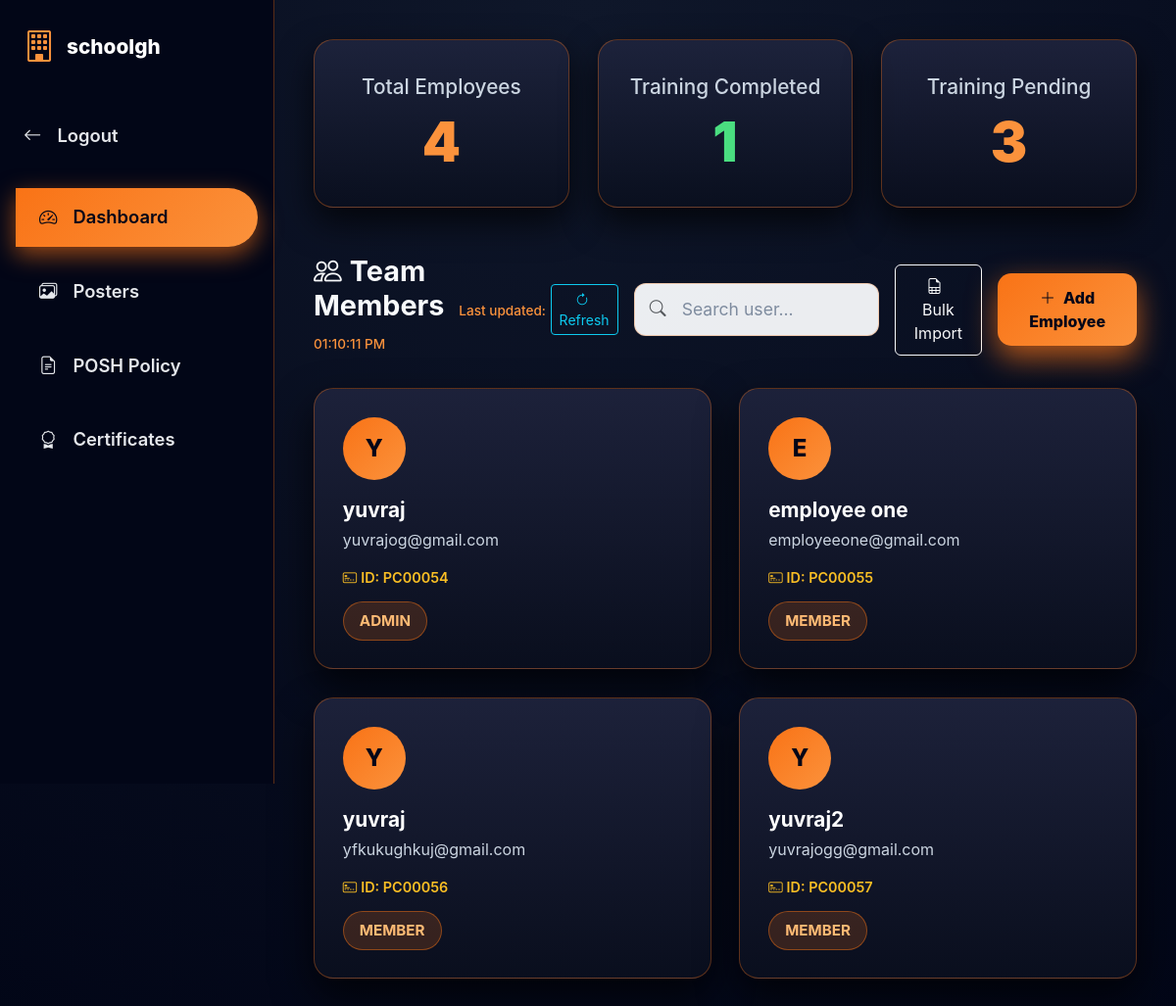
/dashboard/company/ (signed in), run on the app's committed database.
### home/models.py (models this page shows, shortened)
class Organization(models.Model):
    ORG_TYPE_CHOICES = (
        ("CORPORATE", "Corporate"),
        ("SCHOOL", "School"),
    )
    name = models.CharField(max_length=255)
    owner = models.ForeignKey(
        User, on_delete=models.CASCADE, related_name="owned_organizations"
    )
    organization_type = models.CharField(max_length=20, choices=ORG_TYPE_CHOICES, default="CORPORATE")
    max_users = models.IntegerField(default=10)
    created_at = models.DateTimeField(auto_now_add=True)
    default_password = models.CharField(max_length=50, blank=True, null=True)

class OrganizationMember(models.Model):
    ROLE_CHOICES = (
        ("ADMIN", "Admin"),
        ("MEMBER", "Member"),
    )
    organization = models.ForeignKey(Organization, on_delete=models.CASCADE)
    user = models.ForeignKey(User, on_delete=models.CASCADE)
    role = models.CharField(max_length=10, choices=ROLE_CHOICES, default="MEMBER")
    joined_at = models.DateTimeField(auto_now_add=True)
    class Meta:
        unique_together = ("organization", "user")  # User can't be in same org twice

class User(AbstractUser):
    phone = models.CharField(max_length=15, blank=True, null=True)
    USER_TYPES = (
        ("INDIVIDUAL", "Individual Subscriber"),
        ("COMPANY_ADMIN", "Company Admin"),
        ("EMPLOYEE", "Company Employee"),
    )
    account_type = models.CharField(
        max_length=20, choices=USER_TYPES, default="INDIVIDUAL"
    )
    user_id = models.CharField(max_length=20, unique=True, blank=True, null=True)
    force_password_change = models.BooleanField(default=False)

### home/views.py (the view)
# urls.py: path("dashboard/company/", views.company_dashboard, name="company_dashboard"),
@login_required(login_url="login")
def company_dashboard(request):
    user = request.user
    membership = OrganizationMember.objects.filter(user=user, role="ADMIN").first()
    if not membership:
        messages.error(request, "Access Denied. Admin only.")
        return redirect("tutorial")
    org = membership.organization
    active_sub = Subscription.objects.filter(organization=org, status="ACTIVE").first()
    members = OrganizationMember.objects.filter(organization=org).select_related("user")
    total_employees = members.count()
    seats_remaining = org.max_users - total_employees
    training_type = "POSH"  # Default
    if active_sub and active_sub.plan.type in ["POCSO", "BOTH"]:
        if active_sub.plan.type == "POCSO":
            training_type = "POCSO"
    all_modules = TrainingModule.objects.filter(module_type=training_type).order_by(
        "order"
    )
    total_modules_count = all_modules.count()
    training_completed_count = 0
    for mem in members:
        user_obj = mem.user
        completed_modules = ModuleProgress.objects.filter(
            user=user_obj, module__module_type=training_type, is_completed=True
        ).count()
        mem.percent_complete = (
            int((completed_modules / total_modules_count) * 100)
            if total_modules_count > 0
            else 0
        )
        mem.completed_modules_count = completed_modules
        mem.is_training_completed = (completed_modules == total_modules_count) and (
            total_modules_count > 0
        )
        if mem.is_training_completed:
            training_completed_count += 1
        today = timezone.now().date()
        last_7_days = [(today - timedelta(days=i)) for i in range(6, -1, -1)]
        mem_chart_data = []
        for d in last_7_days:
            act = DailyActivity.objects.filter(user=user_obj, date=d).first()
            mem_chart_data.append(act.minutes_watched if act else 0)
        mem.chart_data = json.dumps(mem_chart_data)
        mem_modules_status = []
        user_progress_map = set(
            ModuleProgress.objects.filter(
                user=user_obj, module__module_type=training_type, is_completed=True
            ).values_list("module_id", flat=True)
        )
        vid_mods = [m for m in all_modules if m.video_file]
        ppt_mods = [m for m in all_modules if m.ppt_file and not m.video_file]
        total_vid_count = len(vid_mods)
        total_ppt_count = len(ppt_mods)
        completed_vid_count = sum(1 for m in vid_mods if m.id in user_progress_map)
        completed_ppt_count = sum(1 for m in ppt_mods if m.id in user_progress_map)
        mem.video_percent = (
            int((completed_vid_count / total_vid_count) * 100)
            if total_vid_count > 0
            else 0
        )
        mem.ppt_percent = (
            int((completed_ppt_count / total_ppt_count) * 100)
            if total_ppt_count > 0
            else 0
        )
        for mod in all_modules:
            is_done = mod.id in user_progress_map
            item = {
                "title": mod.title,
                "is_completed": is_done,
                "duration": mod.duration_seconds,
                "thumbnail_url": mod.thumbnail.url if mod.thumbnail else "",
                "ppt_url": mod.ppt_file.url if mod.ppt_file else "",
                "is_ppt": bool(mod.ppt_file and not mod.video_file),  # Strict check
            }
            mem_modules_status.append(item)
        mem.modules_status = mem_modules_status
        mem.video_modules = [m for m in mem_modules_status if not m["is_ppt"]]
        mem.ppt_modules = [m for m in mem_modules_status if m["is_ppt"]]
        total_mins_agg = (
            DailyActivity.objects.filter(user=user_obj).aggregate(
                Sum("minutes_watched")
            )["minutes_watched__sum"]
            or 0
        )
        total_secs_agg = (
            DailyActivity.objects.filter(user=user_obj).aggregate(
                Sum("seconds_watched")
            )["seconds_watched__sum"]
            or 0
        )
        grand_total_seconds = (total_mins_agg * 60) + total_secs_agg
        hours = grand_total_seconds // 3600
        minutes = (grand_total_seconds % 3600) // 60
        mem.total_active_time = f"{hours}h {minutes}m"
        has_passed_quiz = AssessmentProgress.objects.filter(
            user=user_obj, assessment_type=training_type, is_passed=True
        ).exists()
        mem.has_certificate = has_passed_quiz and mem.is_training_completed
    training_pending = total_employees - training_completed_count
    certified_employees = [
        m for m in members if hasattr(m, "has_certificate") and m.has_certificate
    ]
    if not org.default_password:
        org.default_password = org.generate_default_password()
        org.save()
    context = {
        "organization": org,
        "active_plan": active_sub,
        "members": members,
        "seats_used": total_employees,
        "seats_remaining": seats_remaining,
        "total_employees": total_employees,
        "training_completed": training_completed_count,
        "training_pending": training_pending,
        "total_modules_count": total_modules_count,
        "certified_employees": certified_employees,
        "training_type": training_type,
        "default_password": org.default_password,  # Pass default password to template
    }
    if active_sub and active_sub.plan.type == "POCSO":
        return render(request, "company_dashboard_pocso.html", context)
    else:
        return render(request, "company_dashboard.html", context)

### templates/company_dashboard.html (shortened to what this page needs)
<!doctype html>
<html lang="en">
  <head>
    <link
      href="https://cdn.jsdelivr.net/npm/bootstrap@5.3.3/dist/css/bootstrap.min.css"
      rel="stylesheet"
    />
    <link
      rel="stylesheet"
      href="https://cdn.jsdelivr.net/npm/bootstrap-icons@1.11.0/font/bootstrap-icons.css"
    />
  </head>
  <body>
    <nav class="sidebar">
      <a href="#" class="sidebar-brand">
        <i class="bi bi-building"></i>
        <span>{{ organization.name }}</span>
      </a>
      <a
        href="#"
        class="sidebar-back-btn"
        onclick="
          window.history.back();
          return false;
        "
      >
        <i class="bi bi-arrow-left"></i><span>Logout</span>
      </a>
      <ul class="nav flex-column px-3 mt-3">
        <li class="nav-item">
          <a class="nav-link active" onclick="showSection('dashboard', this)">
            <i class="bi bi-speedometer2"></i>
            <span>Dashboard</span>
          </a>
        </li>
        <li class="nav-item">
          <a class="nav-link" onclick="showSection('posters', this)">
            <i class="bi bi-images"></i>
            <span>Posters</span>
          </a>
        </li>
        <li class="nav-item">
          <a class="nav-link" onclick="showSection('policy', this)">
            <i class="bi bi-file-earmark-text"></i>
            <span>POSH Policy</span>
          </a>
        </li>
        <li class="nav-item">
          <a class="nav-link" onclick="showSection('certificates', this)">
            <i class="bi bi-award"></i>
            <span>Certificates</span>
          </a>
        </li>
      </ul>
    </nav>
    <main class="main-content">
      <div id="dashboard" class="content-section active">
        <div class="stats-grid">
          <div class="stat-card">
            <div class="stat-label">Total Employees</div>
            <div class="stat-value">{{ total_employees }}</div>
          </div>
          <div class="stat-card">
            <div class="stat-label">Training Completed</div>
            <div class="stat-value" style="color: #4ade80">
              {{ training_completed }}
            </div>
          </div>
          <div class="stat-card">
            <div class="stat-label">Training Pending</div>
            <div class="stat-value" style="color: #fb923c">
              {{ training_pending }}
            </div>
          </div>
        </div>
        <div class="d-flex justify-content-between align-items-center mb-4">
          <h2 class="section-title">
            <i class="bi bi-people me-2"></i>Team Members
            <small class="ms-2" style="font-size: 0.85rem; color: #fb923c; font-weight: 500;" id="lastRefreshTime"></small>
          </h2>
          <div class="d-flex gap-3 align-items-center">
            <button
              class="btn btn-sm btn-outline-info"
              onclick="refreshDashboard()"
              id="refreshBtn"
              title="Refresh employee progress"
            >
              <i class="bi bi-arrow-clockwise me-1"></i>Refresh
            </button>
            <div class="position-relative">
              <i
                class="bi bi-search position-absolute top-50 start-0 translate-middle-y ms-3 text-muted"
              ></i>
              <input
                type="text"
                id="memberSearch"
                class="form-control ps-5"
                placeholder="Search user..."
                style="min-width: 250px"
              />
            </div>
            <button
              class="btn btn-outline-light"
              data-bs-toggle="modal"
              data-bs-target="#bulkImportModal"
            >
              <i class="bi bi-file-earmark-spreadsheet me-2"></i>Bulk Import
            </button>
            <button
              class="btn btn-gradient"
              data-bs-toggle="modal"
              data-bs-target="#addEmployeeModal"
            >
              <i class="bi bi-plus-lg me-2"></i>Add Employee
            </button>
          </div>
        </div>
        <div class="members-grid" id="membersGrid">
          {% for member in members %}
          <div
            class="member-card"
            data-bs-toggle="modal"
            data-bs-target="#userProgressModal-{{ member.id }}"
          >
            <div class="avatar">{{ member.user.first_name|first|upper }}</div>
            <h3 class="member-name">
              {{ member.user.get_full_name|default:member.user.first_name }}
            </h3>
            <p class="member-email">{{ member.user.email }}</p>
            {% if member.user.user_id %}
            <p class="small mb-1" style="font-size: 0.9rem; color: #fbbf24; font-weight: 600;">
              <i class="bi bi-credit-card-2-front me-1"></i>ID: {{ member.user.user_id }}
            </p>
            {% endif %}
            <span class="role-badge">{{ member.role }}</span>
          </div>
          {% endfor %}
        </div>
      </div>
    </main>
  </body>
</html>

### templates/company_dashboard.html (style rules this page uses)
:root { --sidebar-width: 280px; --bg-main: #020617; --bg-card: rgba(20, 25, 40, 0.95); --bg-sidebar: #020617; --border-soft: rgba(249, 115, 22, 0.35); --text-main: #f8fafc; --text-muted: #cbd5e1; --accent: linear-gradient(135deg, #f97316, #fb923c); --accent-solid: #fb923c; --lms-primary: #4e54c8; --lms-complete: #00b894; --lms-pending: #f1c40f; --lms-locked: #636e72; }
body { background: radial-gradient(circle at top, #0f172a, #020617); color: var(--text-main); font-family: "Inter", system-ui, sans-serif; margin: 0; overflow-x: hidden; font-size: 1.05rem; }
.sidebar { position: fixed; width: var(--sidebar-width); height: 100vh; background: linear-gradient(180deg, #020617, #020617); border-right: 1px solid var(--border-soft); padding: 1.5rem 0; z-index: 1000; }
.sidebar-brand { padding: 0 1.5rem 1.8rem; font-size: 1.3rem; font-weight: 800; color: white; display: flex; align-items: center; gap: 12px; text-decoration: none; }
.sidebar-brand i { font-size: 2rem; color: var(--accent-solid); flex-shrink: 0; }
.sidebar-brand span { white-space: normal; line-height: 1.2; word-break: break-word; }
.nav-link, .sidebar-back-btn { color: #e5e7eb !important; padding: 1rem 1.5rem; margin: 0.5rem 0; border-radius: 0 30px 30px 0; display: flex; align-items: center; gap: 16px; transition: all 0.25s ease; text-decoration: none; font-weight: 600; cursor: pointer; font-size: 1.15rem; }
.nav-link.active { background: var(--accent); color: #020617 !important; box-shadow: 0 8px 25px rgba(249, 115, 22, 0.6); }
.main-content { margin-left: var(--sidebar-width); padding: 2.5rem; min-height: 100vh; }
.section-title { font-size: 1.8rem; font-weight: 700; }
.content-section { display: none; animation: fadeIn 0.4s ease; }
.content-section.active { display: block; }
.stats-grid { display: grid; grid-template-columns: repeat(auto-fit, minmax(240px, 1fr)); gap: 1.8rem; margin-bottom: 3rem; }
.stat-card { background: linear-gradient( 180deg, rgba(30, 35, 60, 0.95), rgba(10, 15, 30, 0.95) ); border-radius: 20px; padding: 2rem; border: 1px solid var(--border-soft); box-shadow: 0 15px 35px rgba(0, 0, 0, 0.7); text-align: center; }
.stat-label { color: var(--text-muted); font-size: 1.3rem; font-weight: 500; margin-bottom: 0.5rem; }
.stat-value { font-size: 3.5rem; font-weight: 900; color: var(--accent-solid); line-height: 1.2; }
.members-grid { display: grid; grid-template-columns: repeat(auto-fill, minmax(280px, 1fr)); gap: 1.8rem; }
.member-card { background: linear-gradient( 180deg, rgba(30, 35, 60, 0.95), rgba(10, 15, 30, 0.95) ); border-radius: 20px; padding: 1.8rem; border: 1px solid var(--border-soft); box-shadow: 0 18px 40px rgba(0, 0, 0, 0.7); transition: transform 0.3s ease; cursor: pointer; }
.avatar { width: 64px; height: 64px; border-radius: 50%; background: var(--accent); display: flex; align-items: center; justify-content: center; font-weight: 800; color: #020617; margin-bottom: 1.2rem; font-size: 1.5rem; }
.member-name { font-weight: 700; color: white; font-size: 1.3rem; margin-bottom: 0.3rem; }
.member-email { font-size: 1rem; color: var(--text-muted); }
.role-badge { background: rgba(249, 115, 22, 0.18); color: #fdba74; padding: 0.45rem 1rem; border-radius: 30px; font-size: 0.95rem; font-weight: 700; border: 1px solid rgba(249, 115, 22, 0.45); display: inline-block; margin-top: 10px; }
.btn-gradient { background: var(--accent); color: #020617; border: none; border-radius: 14px; font-weight: 800; padding: 0.8rem 2rem; box-shadow: 0 12px 30px rgba(249, 115, 22, 0.7); }
.btn-outline-light { padding: 0.6rem 1.2rem; font-size: 1rem; }
.form-control { background: #020617; border: 1px solid var(--border-soft); color: #020617 !important; border-radius: 12px; padding: 0.8rem; font-size: 1.1rem; }
.form-control::placeholder { color: #94a3b8 !important; opacity: 0.8; }
#memberSearch, #certificateSearch { background: rgba(248, 250, 252, 0.95) !important; color: #020617 !important; border: 1px solid rgba(249, 115, 22, 0.3); }
#memberSearch::placeholder, #certificateSearch::placeholder { color: #64748b !important; }

### data on the page
Organization: name "schoolgh"
OrganizationMember: user.first_name|first "Y", user.get_full_name "yuvraj", user.email "yuvrajog@gmail.com", user.user_id "PC00054", role "ADMIN"
OrganizationMember: user.first_name|first "E", user.get_full_name "employee one", user.email "employeeone@gmail.com", user.user_id "PC00055", role "MEMBER"
OrganizationMember: user.first_name|first "Y", user.get_full_name "yuvraj", user.email "yfkukughkuj@gmail.com", user.user_id "PC00056", role "MEMBER"
OrganizationMember: user.first_name|first "Y", user.get_full_name "yuvraj2", user.email "yuvrajogg@gmail.com", user.user_id "PC00057", role "MEMBER"

### other printed values
{{ total_employees }} "4"
{{ training_completed }} "1"
{{ training_pending }} "3"
